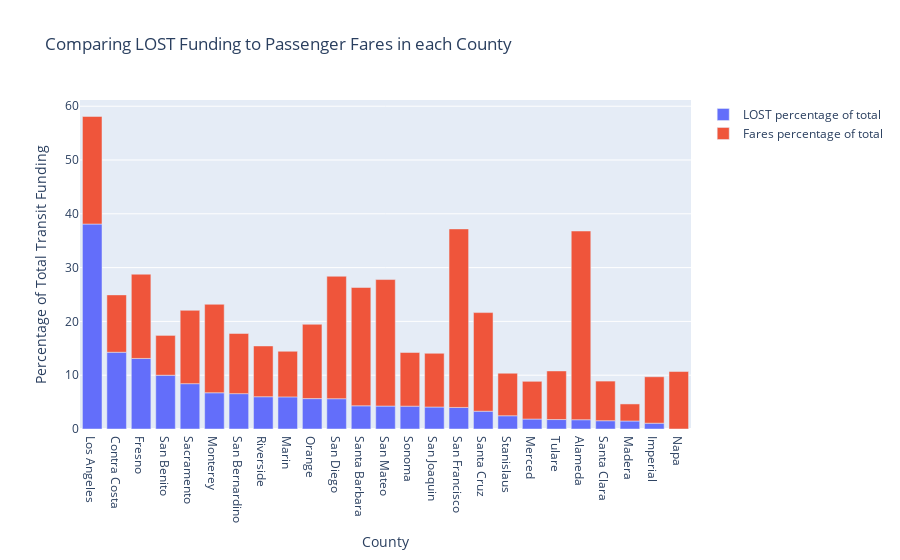

The cell this chart's notebook holds for it:
### Code cell
fig.show()

### Figure 1 — Plotly figure (JSON) as saved in the notebook; plotly's stock layout.template omitted (floating-point values rounded to 4 significant figures)
{"data": [{"alignmentgroup": "True", "hovertemplate": "=LOST percentage of total<br>County=%{x}<br>Percentage of Total Transit Funding=%{y}<extra></extra>", "legendgroup": "LOST percentage of total", "marker": {"color": "#636efa"}, "name": "LOST percentage of total", "offsetgroup": "LOST percentage of total", "orientation": "v", "showlegend": true, "textposition": "auto", "type": "bar", "x": ["Los Angeles", "Contra Costa", "Fresno", "San Benito", "Sacramento", "Monterey", "San Bernardino", "Riverside", "Marin", "Orange", "San Diego", "Santa Barbara", "San Mateo", "Sonoma", "San Joaquin", "San Francisco", "Santa Cruz", "Stanislaus", "Merced", "Tulare", "Alameda", "Santa Clara", "Madera", "Imperial", "Napa"], "xaxis": "x", "y": [38.09, 14.27, 13.11, 9.997, 8.425, 6.733, 6.574, 5.999, 5.971, 5.648, 5.635, 4.31, 4.266, 4.246, 4.086, 4.007, 3.306, 2.46, 1.849, 1.755, 1.725, 1.537, 1.485, 1.077, 0], "yaxis": "y"}, {"alignmentgroup": "True", "hovertemplate": "=Fares percentage of total<br>County=%{x}<br>Percentage of Total Transit Funding=%{y}<extra></extra>", "legendgroup": "Fares percentage of total", "marker": {"color": "#EF553B"}, "name": "Fares percentage of total", "offsetgroup": "Fares percentage of total", "orientation": "v", "showlegend": true, "textposition": "auto", "type": "bar", "x": ["Los Angeles", "Contra Costa", "Fresno", "San Benito", "Sacramento", "Monterey", "San Bernardino", "Riverside", "Marin", "Orange", "San Diego", "Santa Barbara", "San Mateo", "Sonoma", "San Joaquin", "San Francisco", "Santa Cruz", "Stanislaus", "Merced", "Tulare", "Alameda", "Santa Clara", "Madera", "Imperial", "Napa"], "xaxis": "x", "y": [20.0, 10.67, 15.66, 7.398, 13.63, 16.45, 11.18, 9.439, 8.477, 13.81, 22.76, 21.99, 23.51, 9.978, 9.985, 33.18, 18.33, 7.906, 7.016, 9.036, 35.07, 7.37, 3.174, 8.637, 10.68], "yaxis": "y"}], "layout": {"autosize": true, "barmode": "relative", "legend": {"title": {"text": ""}, "tracegroupgap": 0}, "title": {"text": "Comparing LOST Funding to Passenger Fares in each County"}, "xaxis": {"anchor": "y", "autorange": true, "domain": [0, 1], "range": [-0.5, 24.5], "title": {"text": "County"}, "type": "category"}, "yaxis": {"anchor": "x", "autorange": true, "domain": [0, 1], "range": [0, 61.15], "title": {"text": "Percentage of Total Transit Funding"}, "type": "linear"}}}
